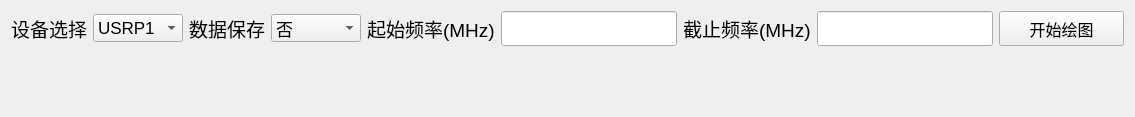
          <widget class="QWidget" name="tab_11">
           <attribute name="title">
            <string>实时频谱分析</string>
           </attribute>
           <layout class="QVBoxLayout" name="verticalLayout_37">
            <item>
             <layout class="QHBoxLayout" name="horizontalLayout_20">
              <item>
               <widget class="QLabel" name="label_36">
                <property name="font">
                 <font>
                  <pointsize>14</pointsize>
                 </font>
                </property>
                <property name="text">
                 <string>设备选择</string>
                </property>
               </widget>
              </item>
              <item>
               <widget class="QComboBox" name="comboBox_9">
                <property name="minimumSize">
                 <size>
                  <width>90</width>
                  <height>0</height>
                 </size>
                </property>
                <property name="font">
                 <font>
                  <pointsize>13</pointsize>
                 </font>
                </property>
                <item>
                 <property name="text">
                  <string>USRP1</string>
                 </property>
                </item>
                <item>
                 <property name="text">
                  <string>USRP2</string>
                 </property>
                </item>
                <item>
                 <property name="text">
                  <string>USRP3</string>
                 </property>
                </item>
                <item>
                 <property name="text">
                  <string>USRP4</string>
                 </property>
                </item>
                <item>
                 <property name="text">
                  <string>3900A</string>
                 </property>
                </item>
               </widget>
              </item>
              <item>
               <widget class="QLabel" name="label_54">
                <property name="font">
                 <font>
                  <pointsize>14</pointsize>
                 </font>
                </property>
                <property name="text">
                 <string>数据保存</string>
                </property>
               </widget>
              </item>
              <item>
               <widget class="QComboBox" name="comboBox_11">
                <property name="minimumSize">
                 <size>
                  <width>90</width>
                  <height>0</height>
                 </size>
                </property>
                <property name="font">
                 <font>
                  <pointsize>13</pointsize>
                 </font>
                </property>
                <item>
                 <property name="text">
                  <string>否</string>
                 </property>
                </item>
                <item>
                 <property name="text">
                  <string>是</string>
                 </property>
                </item>
               </widget>
              </item>
              <item>
               <widget class="QLabel" name="label_37">
                <property name="font">
                 <font>
                  <pointsize>14</pointsize>
                 </font>
                </property>
                <property name="text">
                 <string>起始频率(MHz)</string>
                </property>
               </widget>
              </item>
              <item>
               <widget class="QLineEdit" name="lineEdit_24">
                <property name="minimumSize">
                 <size>
                  <width>0</width>
                  <height>35</height>
                 </size>
                </property>
                <property name="font">
                 <font>
                  <family>Times New Roman</family>
                  <pointsize>14</pointsize>
                  <weight>75</weight>
                  <bold>true</bold>
                 </font>
                </property>
               </widget>
              </item>
              <item>
               <widget class="QLabel" name="label_45">
                <property name="font">
                 <font>
                  <pointsize>14</pointsize>
                 </font>
                </property>
                <property name="text">
                 <string>截止频率(MHz)</string>
                </property>
               </widget>
              </item>
              <item>
               <widget class="QLineEdit" name="lineEdit_25">
                <property name="minimumSize">
                 <size>
                  <width>0</width>
                  <height>35</height>
                 </size>
                </property>
                <property name="font">
                 <font>
                  <family>Times New Roman</family>
                  <pointsize>14</pointsize>
                  <weight>75</weight>
                  <bold>true</bold>
                 </font>
                </property>
               </widget>
              </item>
              <item>
               <widget class="QPushButton" name="pushButton_37">
                <property name="minimumSize">
                 <size>
                  <width>125</width>
                  <height>35</height>
                 </size>
                </property>
                <property name="maximumSize">
                 <size>
                  <width>150</width>
                  <height>16777215</height>
                 </size>
                </property>
                <property name="font">
                 <font>
                  <pointsize>12</pointsize>
                 </font>
                </property>
                <property name="cursor">
                 <cursorShape>PointingHandCursor</cursorShape>
                </property>
                <property name="styleSheet">
                 <string notr="true"/>
                </property>
                <property name="text">
                 <string>开始绘图</string>
                </property>
               </widget>
              </item>
             </layout>
            </item>
            <item>
             <layout class="QVBoxLayout" name="verticalLayout_35">
              <item>
               <widget class="QLabel" name="label_35">
                <property name="text">
                 <string/>
                </property>
               </widget>
              </item>
              <item>
               <spacer name="verticalSpacer_17">
                <property name="orientation">
                 <enum>Qt::Vertical</enum>
                </property>
                <property name="sizeHint" stdset="0">
                 <size>
                  <width>20</width>
                  <height>40</height>
                 </size>
                </property>
               </spacer>
              </item>
             </layout>
            </item>
           </layout>
          </widget>
